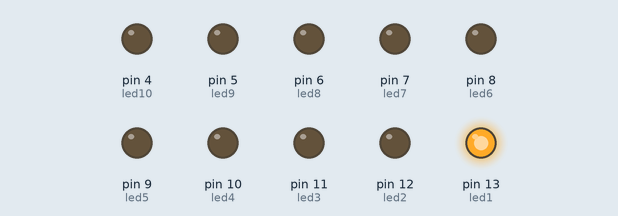
Recording of a sketch running on a simulated Arduino Uno, built with avr-gcc and run on an emulated ATmega328P. On the bench: output pins drawn as LEDs (lit = HIGH).

Above: at 0.05 s.
At 0.65 s:
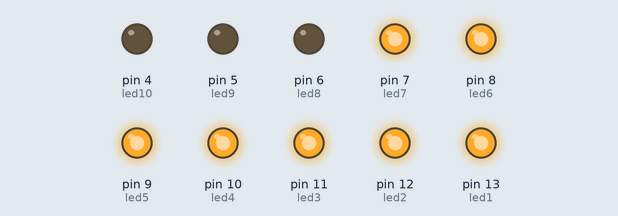
At 1.15 s:
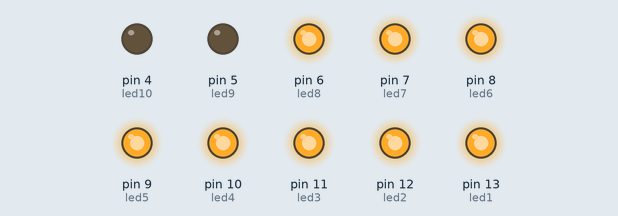
At 2.25 s:
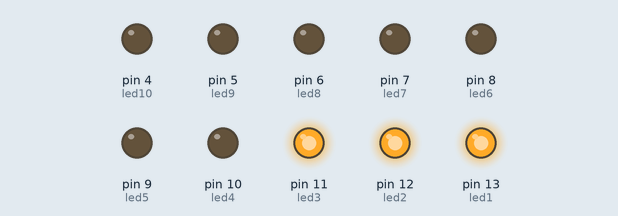
At 3.35 s:
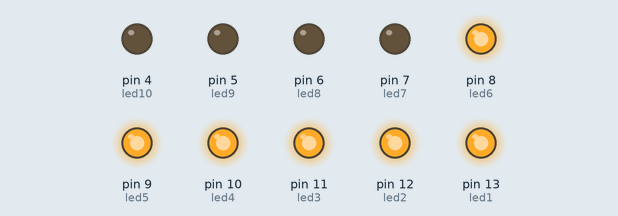
At 4.45 s:
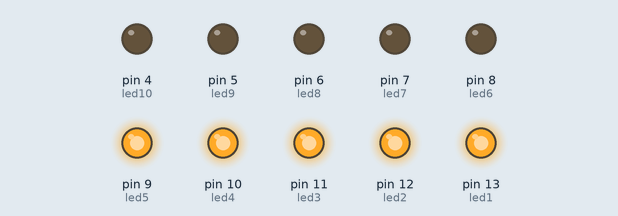
Timing chart, 0 to 4.8 s (numbered marks = the images above):
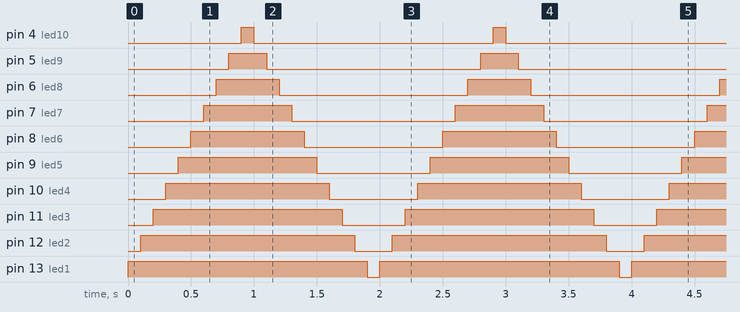

Measured:
- by itself, pin 4 (led10): alternates HIGH for 0.10 s and LOW for 1.9 s
- by itself, pin 5 (led9): alternates HIGH for 0.30 s and LOW for 1.7 s
- by itself, pin 6 (led8): alternates HIGH for 0.50 s and LOW for 1.5 s
- by itself, pin 7 (led7): alternates HIGH for 0.70 s and LOW for 1.3 s
- by itself, pin 8 (led6): alternates HIGH for 0.90 s and LOW for 1.1 s
- by itself, pin 9 (led5): alternates HIGH for 1.1 s and LOW for 0.90 s
- by itself, pin 10 (led4): alternates HIGH for 1.3 s and LOW for 0.70 s
- by itself, pin 11 (led3): alternates HIGH for 1.5 s and LOW for 0.50 s

The sketch:

Day3_LED_Pattern_3.ino
```cpp
//RoboVilla YouTube Channel
//Watch Full Video URL - https://www.youtube.com/watch?v=Ri1rZJmIgeg&list=PLAk2XwfozpbItNJEPJK9Kgac-SF31-Kp_&index=3

int led1 = 13 ;
int led2 = 12 ;
int led3 = 11 ;
int led4 = 10 ;
int led5 = 9 ;
int led6 = 8 ;
int led7 = 7 ;
int led8 = 6 ;
int led9 = 5 ;
int led10 =4 ;

void setup()
{
  pinMode(led1 , OUTPUT);
  pinMode(led2 , OUTPUT);
  pinMode(led3 , OUTPUT);
  pinMode(led4 , OUTPUT);
  pinMode(led5 , OUTPUT);
  pinMode(led6 , OUTPUT);
  pinMode(led7 , OUTPUT);
  pinMode(led8 , OUTPUT);
  pinMode(led9 , OUTPUT);
  pinMode(led10, OUTPUT);
}

void loop()
{
    // LED1
    digitalWrite(led1,HIGH);
    delay(100);

    // LED2
    digitalWrite(led2,HIGH);
    delay(100);

   // LED3
    digitalWrite(led3,HIGH);
    delay(100);

   // LED4
    digitalWrite(led4,HIGH);
    delay(100);

   // LED5
    digitalWrite(led5,HIGH);
    delay(100);

   // LED6
    digitalWrite(led6,HIGH);
    delay(100);

   // LED7
    digitalWrite(led7,HIGH);
    delay(100);

   // LED8
    digitalWrite(led8,HIGH);
    delay(100);

   // LED9
    digitalWrite(led9,HIGH);
    delay(100);

   // LED10
    digitalWrite(led10,HIGH);
    delay(100);
    digitalWrite(led10,LOW);
    delay(100);

    // LED9
    digitalWrite(led9,LOW);
    delay(100);

    // LED8
    digitalWrite(led8,LOW);
    delay(100);

   // LED7
    digitalWrite(led7,LOW);
    delay(100);

   // LED6
    digitalWrite(led6,LOW);
    delay(100);

   // LED5
    digitalWrite(led5,LOW);
    delay(100);

   // LED4
    digitalWrite(led4,LOW);
    delay(100);

   // LED3
    digitalWrite(led3,LOW);
    delay(100);

   // LED2
    digitalWrite(led2,LOW);
    delay(100);

    // LED1
    digitalWrite(led1,LOW);
    delay(100);
}
```
